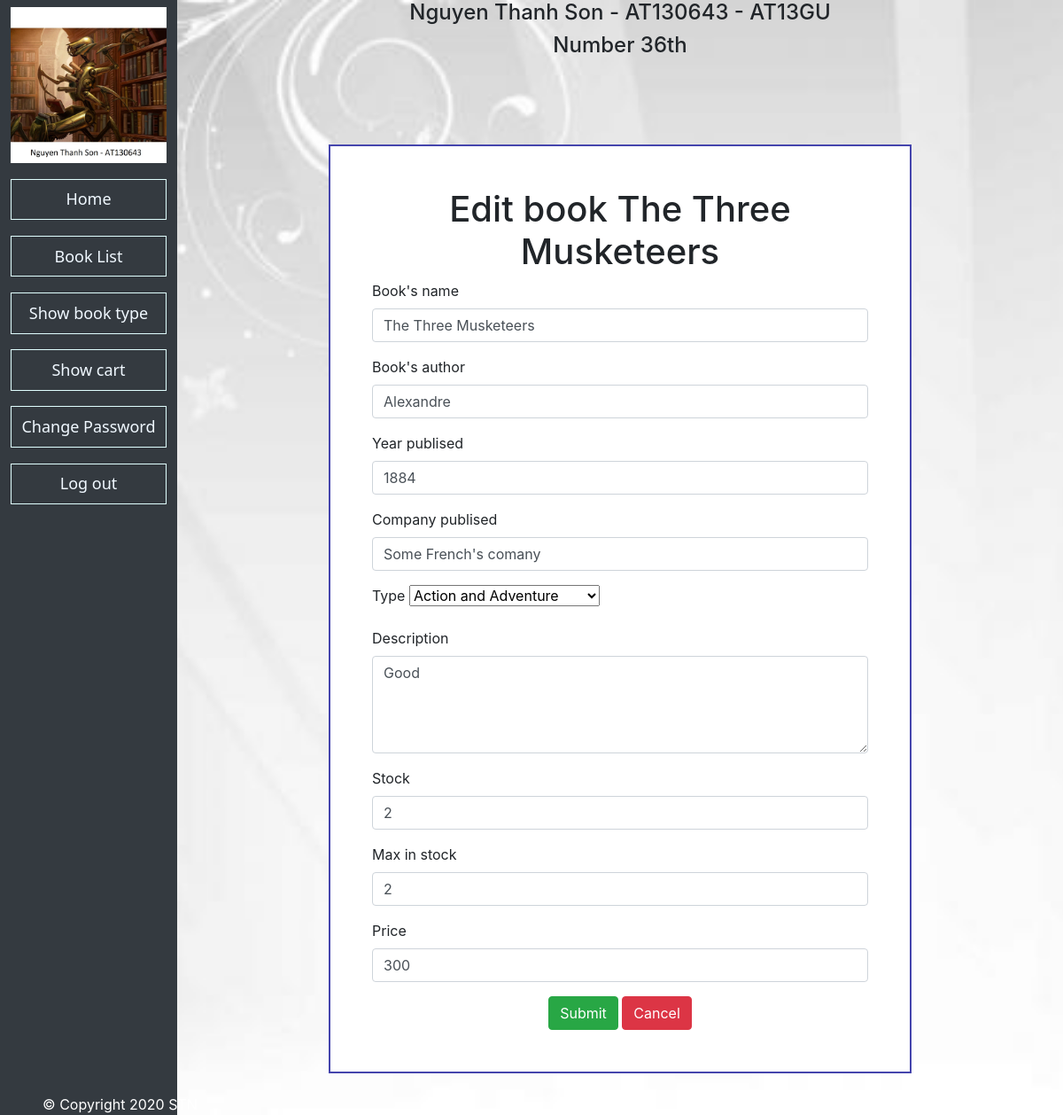
Page /manage/librarian/editBook/21/ (signed in) on the committed database.
### control/models.py (models this page shows, shortened)
class NguyenThanhSon36Books(models.Model):
    id = models.AutoField(primary_key=True)
    name = models.CharField(max_length=512, unique=True)
    author = models.CharField(max_length=512)
    year = models.CharField(max_length=5)
    company = models.CharField(max_length=512)
    category = models.ForeignKey(NguyenThanhSon36Category, on_delete=models.CASCADE)
    description = models.CharField(max_length=512)
    stock = models.IntegerField()
    max_stock = models.IntegerField(default=0)
    price = models.IntegerField()

### control/views.py (the view, shortened to what this page needs)
# urls.py: path('librarian/editBook/<int:id>/', views.EditBook.as_view(), name='edit_book'),
class EditBook(LoginRequiredMixin, View):
    login_url = '/manage/login'
    def get(self, request, id):
        cate = models.NguyenThanhSon36Category.objects.all()
        book = models.NguyenThanhSon36Books.objects.get(id=id)
        return render(
            request,
            'control/editBook.html',
            context={'book': book, 'type': cate}
        )

### control/templates/control/editBook.html (shortened to what this page needs)
{% extends "control/baseLibrarian.html" %}
{% block content %}
<div class="container">
    <form action="{% url 'manage:edit_book' book.id %}" method="POST">
        <div class="frame">
            <h1 class="text-center">Edit book {{ book.name }}</h1>
            <div class="form-group">
                <label for="">Book's name</label>
                <input type="text" name="name" id="name" class="form-control" placeholder="Name" value='{{book.name}}'
                       onchange="updateInput('name', this.value)" required>
            </div>
            <div class="form-group">
                <label for="">Book's author</label>
                <input type="text" name="author" id="author" class="form-control" placeholder="Author"
                       value={{book.author}} onchange="updateInput('author', this.value)" required>
            </div>
            <div class="form-group">
                <label for="">Year publised</label>
                <input type="text" name="year" id="year" class="form-control" placeholder="Year" value={{book.year}}
                       onchange="updateInput('author', this.value)" required>
            </div>
            <div class="form-group">
                <label for="">Company publised</label>
                <input type="text" name="company" id="company" class="form-control" placeholder="Company"
                       value='{{book.company}}' onchange="updateInput('company', this.value)" required>
            </div>
            <div class="form-group">
                <label for="">Type</label>
                <select name="type" id="">
                    {% for i in type %}
                    {% if i == book.category %}
                        <option value='{{i.name}}' selected>{{i.name}}</option>
                    {% endif %}
                    {% endfor %}
                </select>
            </div>
            <div class="form-group">
                <label for="">Description</label>
                <textarea name="description" id="" class="form-control" placeholder="Description" rows="4" cols="50">{{book.description}}</textarea>
            </div>
            <div class="form-group">
                <label for="">Stock</label>
                <input type="number" name="num" id="num" class="form-control" min="0" step="1" value={{book.stock}}
                       onchange="updateInput('num', this.value)">
            </div>
            <div class="form-group">
                <label for="">Max in stock</label>
                <input type="number" name="max_stock" id="max_stock" class="form-control" min="0" step="1"
                       value={{book.max_stock}}
                       onchange="updateInput('max_stock', this.value)">
            </div>
            <div class="form-group">
                <label for="">Price</label>
                <input type="number" name="price" id="price" class="form-control" min="0" step="1"
                       value={{book.price}} onchange="updateInput('author', this.value)">
            </div>
            <div class="group text-center">
                <button type="submit" class="btn btn-success">Submit</button>
                <a href="{% url 'manage:book_list' %}">
                    <button type="button" class="btn btn-danger">Cancel</button>
                </a>
            </div>
        </div>
    </form>
</div>
{% endblock %}

### control/templates/control/baseLibrarian.html (style rules this page uses)
html, body { width: 100%; height: 100%; }
body { background-image: url('/static/images/bg-03.jpg'); height: 100%; background-size: cover; backgorund-position: center; background-repeat: no-repeat; }

### control/templates/control/editBook.html (style rules this page uses)
.frame { width: 70%; margin: 5% auto; padding: 5%; border: 2px solid rgb(69, 69, 173); background-color: white; }

### rows in the picture
NguyenThanhSon36Books: name "The Three Musketeers", author "Alexandre", year "1884", company "Some French's comany", description "Good", num "2", max_stock "2", price "300"

### other values in the picture
form field type "Action and Adventure"
